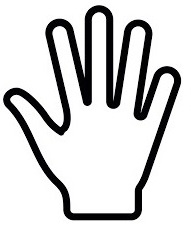
#> input picture handExample.jpeg, 191 x 226 px
$ python find_contour.py
#> lines starting #> are read from the running program, lines starting #| are printed output that depends on the picture; after the words box and inside, x2 and y2 are one past the last pixel; in counts of white or black regions, pixels touching at a corner belong together
import cv2
import numpy as np

zero_image = np.zeros((360,640)).astype(np.uint8)
final_image = np.zeros((360,640)).astype(np.uint8)

def hand_contour(image: np.array):
    zero_image = np.zeros(image.shape).astype(np.uint8)
    roi = [zero_image.shape[0] - 340, zero_image.shape[0] - 120, zero_image.shape[1] - 240, zero_image.shape[1] - 20]  # [y_start, y_end, x_start, x_end]
    cropPrev = zero_image[roi[0]:roi[1], roi[2]:roi[3]]
    crop_shape = cropPrev.shape
    handExample = cv2.imread('handExample.jpeg')
#> handExample is the input picture: shape (226, 191, 3); mean B, G, R 209.9, 209.6, 209.6
    handExample = cv2.resize(handExample, (crop_shape[1], crop_shape[0]))
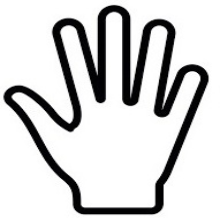
#> handExample: shape (220, 220, 3); mean B, G, R 209.9, 209.5, 209.5
    handExampleGray = cv2.cvtColor(handExample, cv2.COLOR_BGR2GRAY)
    zero_image[roi[0]:roi[1], roi[2]:roi[3]] = 255 - handExampleGray
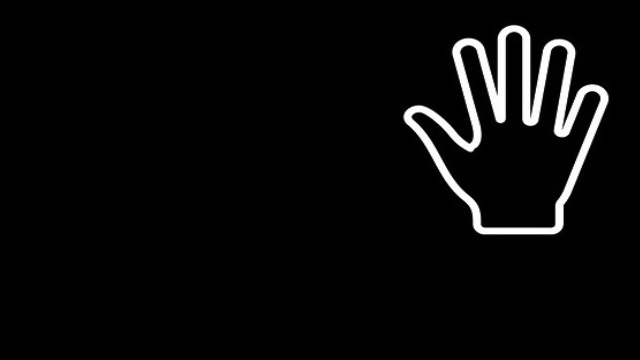
#> zero_image: shape (360, 640); min 0, max 255, mean 9.5
    ret, mask = cv2.threshold(zero_image, 127, 255, cv2.THRESH_BINARY)
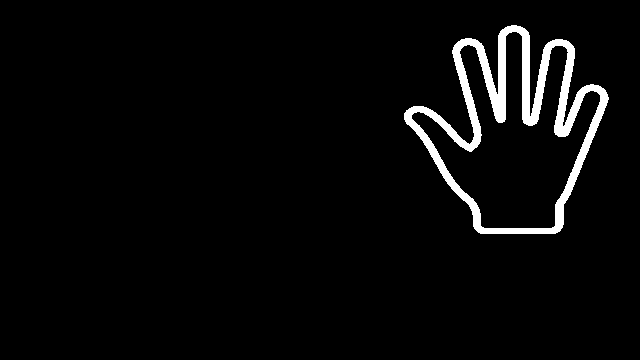
#> mask: shape (360, 640); 3.7% white; 1 white region
    contours, hierarchy = cv2.findContours(mask, cv2.RETR_TREE, cv2.CHAIN_APPROX_NONE)
#> contours = 2 contours; box (x1, y1, x2, y2) and area: (404, 25, 609, 234) 23949, (411, 31, 601, 229) 16428
    return contours[0]

def draw_contour(image: np.array, contour: np.array):
    cv2.drawContours(image, contour, -1, (0,0,255), 3)

contour = hand_contour(final_image)
#> contour = contour of 1004 points, box (x1, y1, x2, y2) (404, 25, 609, 234), area 23949
#> final_image: shape (360, 640); every value is 0
draw_contour(final_image, contour)

cv2.imshow("test", final_image); cv2.waitKey(0); cv2.destroyAllWindows();

print("test")

$ run again, with Full_hand.jpeg copied over handExample.jpeg
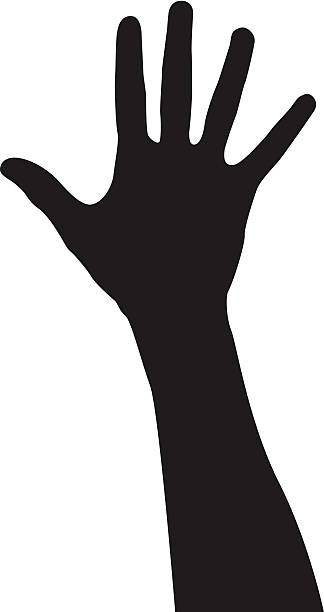
#> input picture Full_hand.jpeg, 324 x 612 px
#> in hand_contour, handExample is the input picture: shape (612, 324, 3); mean B, G, R 169.2, 168.5, 170.6
#> in hand_contour, `handExample = cv2.resize(handExample, (crop_shape[1], crop_shape[0]))`:
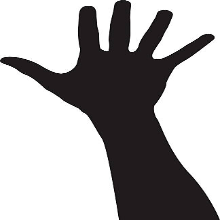
#> handExample: shape (220, 220, 3); mean B, G, R 169.2, 168.5, 170.6
#> in hand_contour, `zero_image[roi[0]:roi[1], roi[2]:roi[3]] = 255 - handExampleGray`:
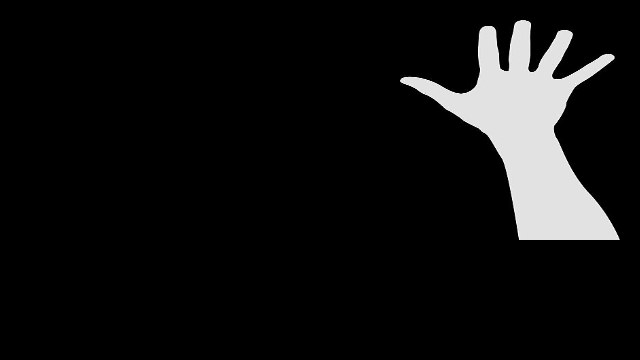
#> zero_image: shape (360, 640); min 0, max 255, mean 18
#> mask: shape (360, 640); 7.9% white; 1 white region
#> contours = 1 contour; box (x1, y1, x2, y2) and area: (400, 20, 620, 240) 17778
#> contour = contour of 957 points, box (x1, y1, x2, y2) (400, 20, 620, 240), area 17778
#> final_image: shape (360, 640); every value is 0
